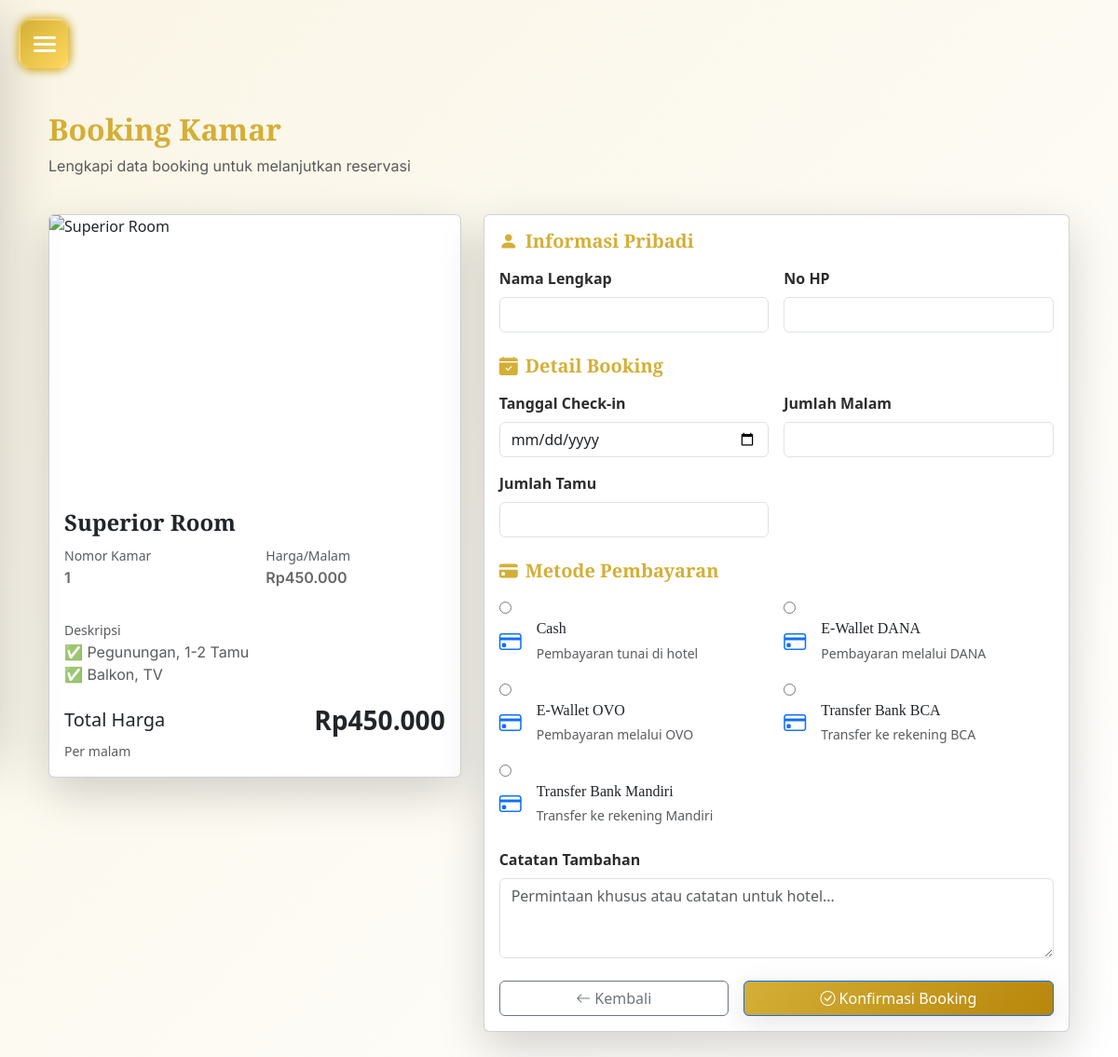
The page /user/booking.php?room_id=2 (signed in) on the database its author committed.
### tables this page shows
CREATE TABLE `rooms` (
  `id` int(11) NOT NULL,
  `nomor_kamar` varchar(10) NOT NULL,
  `tipe_kamar` varchar(50) NOT NULL,
  `harga_per_malam` decimal(10,2) NOT NULL,
  `deskripsi` text DEFAULT NULL,
  `foto` varchar(255) DEFAULT NULL,
  `kapasitas` int(11) DEFAULT 2,
  `status` enum('tersedia','terisi','maintenance') DEFAULT 'tersedia'
);

CREATE TABLE `metode_pembayaran` (
  `id` int(11) NOT NULL,
  `nama_metode` varchar(50) NOT NULL,
  `deskripsi` text DEFAULT NULL,
  `nomor_rekening` varchar(50) DEFAULT NULL,
  `atas_nama` varchar(100) DEFAULT NULL,
  `status` enum('aktif','nonaktif') DEFAULT 'aktif'
);

### user/booking.php (the view, shortened to what this page needs)
<?php
require '../config/koneksi.php';
$room_id = isset($_GET['room_id']) ? (int)$_GET['room_id'] : 0;
$query = "SELECT * FROM rooms WHERE id = $room_id AND status = 'tersedia'";
$result = mysqli_query($conn, $query);
$room = mysqli_fetch_assoc($result);
$payment_methods_query = "SELECT * FROM metode_pembayaran WHERE status = 'aktif' ORDER BY nama_metode";
$payment_methods = mysqli_query($conn, $payment_methods_query);
?>
<!DOCTYPE html>
<html lang="id">
<head>
    <link rel="stylesheet" href="../assets/style.css">
    <link href="https://cdn.jsdelivr.net/npm/bootstrap@5.3.0/dist/css/bootstrap.min.css" rel="stylesheet">
    <link href="https://cdn.jsdelivr.net/npm/bootstrap-icons@1.10.5/font/bootstrap-icons.css" rel="stylesheet">
    <link rel="stylesheet" href="https://cdnjs.cloudflare.com/ajax/libs/font-awesome/6.0.0-beta3/css/all.min.css">
</head>
<body>
    <?php require('sidebar.php'); ?>
<button class="hamburger-btn">
    <div class="hamburger-icon">
    </div>
</button>
<div class="main-content">
    <div class="container-fluid">
        <div class="row mb-4">
            <div class="col">
                <h2 class="fw-bold text-gold mb-2 fade-in-up">Booking Kamar</h2>
                <p class="text-muted fade-in-up">Lengkapi data booking untuk melanjutkan reservasi</p>
            </div>
        </div>
        <div class="row g-4">
            <div class="col-lg-5">
                <div class="card shadow-lg fade-in-up">
                    <img src="../assets/img/<?= strtolower(str_replace(' ', '', $room['tipe_kamar'])) ?>.jpg"
                         class="card-img-top" alt="<?= htmlspecialchars($room['tipe_kamar']) ?>"
                         style="height: 300px; object-fit: cover;">
                    <div class="card-body">
                        <h4 class="card-title text-gold fw-bold"><?= htmlspecialchars($room['tipe_kamar']); ?></h4>
                        <div class="row mb-3">
                            <div class="col-6">
                                <small class="text-muted">Nomor Kamar</small>
                                <p class="fw-semibold"><?= htmlspecialchars($room['nomor_kamar']); ?></p>
                            </div>
                            <div class="col-6">
                                <small class="text-muted">Harga/Malam</small>
                                <p class="fw-semibold">Rp<?= number_format($room['harga_per_malam'], 0, ',', '.'); ?></p>
                            </div>
                        </div>
                        <div class="mb-3">
                            <small class="text-muted">Deskripsi</small>
                            <p class="text-muted"><?= nl2br(htmlspecialchars($room['deskripsi'])); ?></p>
                        </div>
                        <div class="total-display">
                            <div class="d-flex justify-content-between align-items-center">
                                <span class="fs-5">Total Harga</span>
                                <span class="fs-3 fw-bold" id="total-price">Rp<?= number_format($room['harga_per_malam'], 0, ',', '.'); ?></span>
                            </div>
                            <small class="opacity-75">Per malam</small>
                        </div>
                    </div>
                </div>
            </div>
            <div class="col-lg-7">
                <div class="card shadow-lg fade-in-up">
                    <div class="card-body">
                        <form action="proses_booking.php" method="post" id="bookingForm">
                            <div class="mb-4">
                                <h5 class="text-gold fw-bold mb-3">
                                    <i class="bi bi-person-fill me-2"></i>Informasi Pribadi
                                </h5>
                                <div class="row g-3">
                                    <div class="col-md-6">
                                        <label for="nama" class="form-label">Nama Lengkap</label>
                                        <input type="text" name="nama" id="nama" class="form-control" required>
                                    </div>
                                    <div class="col-md-6">
                                        <label for="no_hp" class="form-label">No HP</label>
                                        <input type="text" name="no_hp" id="no_hp" class="form-control" required>
                                    </div>
                                </div>
                            </div>
                            <div class="mb-4">
                                <h5 class="text-gold fw-bold mb-3">
                                    <i class="bi bi-calendar-check-fill me-2"></i>Detail Booking
                                </h5>
                                <div class="row g-3">
                                    <div class="col-md-6">
                                        <label for="tanggal_checkin" class="form-label">Tanggal Check-in</label>
                                        <input type="date" name="tanggal_checkin" id="tanggal_checkin" class="form-control" required min="<?= date('Y-m-d') ?>">
                                    </div>
                                    <div class="col-md-6">
                                        <label for="jumlah_malam" class="form-label">Jumlah Malam</label>
                                        <input type="number" name="jumlah_malam" id="jumlah_malam" class="form-control" required min="1" max="30" onchange="calculateTotal()">
                                    </div>
                                    <div class="col-md-6">
                                        <label for="jumlah_tamu" class="form-label">Jumlah Tamu</label>
                                        <input type="number" name="jumlah_tamu" id="jumlah_tamu" class="form-control" required min="1" max="10">
                                    </div>
                                </div>
                            </div>
                            <div class="mb-4">
                                <h5 class="text-gold fw-bold mb-3">
                                    <i class="bi bi-credit-card-fill me-2"></i>Metode Pembayaran
                                </h5>
                                <?php if (mysqli_num_rows($payment_methods) > 0): ?>
                                    <div class="row g-3">
                                        <?php while ($method = mysqli_fetch_assoc($payment_methods)): ?>
                                            <div class="col-md-6">
                                                <div class="payment-method" onclick="selectPayment(this)">
                                                    <input type="radio" name="metode_pembayaran_id" value="<?= $method['id'] ?>" required>
                                                    <div class="d-flex align-items-center">
                                                        <i class="bi bi-credit-card text-primary me-3" style="font-size: 1.5rem;"></i>
                                                        <div>
                                                            <h6 class="mb-1"><?= htmlspecialchars($method['nama_metode']) ?></h6>
                                                            <small class="text-muted"><?= htmlspecialchars($method['deskripsi']) ?></small>
                                                        </div>
                                                    </div>
                                                </div>
                                            </div>
                                        <?php endwhile; ?>
                                    </div>
                                <?php else: ?>
                                    <div class="alert alert-warning">Tidak ada metode pembayaran yang tersedia saat ini.</div>
                                <?php endif; ?>
                            </div>
                            <div class="mb-4">
                                <label for="catatan" class="form-label">Catatan Tambahan</label>
                                <textarea name="catatan" id="catatan" class="form-control" rows="3"
                                          placeholder="Permintaan khusus atau catatan untuk hotel..."></textarea>
                            </div>
                            <div class="d-flex gap-3">
                                <a href="kamar.php" class="btn btn-outline-secondary flex-fill">
                                    <i class="bi bi-arrow-left me-1"></i>Kembali
                                </a>
                                <button type="submit" class="btn btn-primary flex-fill">
                                    <i class="bi bi-check-circle me-1"></i>Konfirmasi Booking
                                </button>
                            </div>
                        </form>
                    </div>
                </div>
            </div>
        </div>
    </div>
</div>
</body>
</html>

### assets/style.css (style rules this page uses)
:root { --primary-gold: #d4af37; --primary-dark: #1a1a1a; --primary-green: #2c5530; --accent-cream: #faf5e5; --text-dark: #2c2c2c; --text-light: #666666; --glass-bg: rgba(255, 255, 255, 0.1); --glass-border: rgba(255, 255, 255, 0.2); --shadow-soft: 0 8px 32px rgba(0, 0, 0, 0.1); --shadow-medium: 0 12px 48px rgba(0, 0, 0, 0.15); --shadow-strong: 0 20px 64px rgba(0, 0, 0, 0.2); --transition-smooth: all 0.4s cubic-bezier(0.4, 0, 0.2, 1); --transition-fast: all 0.2s ease; --border-radius: 16px; --border-radius-lg: 24px; }
* { margin: 0; padding: 0; box-sizing: border-box; }
html { scroll-behavior: smooth; }
body { font-family: "Inter", sans-serif; background: linear-gradient(135deg, var(--accent-cream) 0%, #ffffff 100%); color: var(--text-dark); line-height: 1.6; overflow-x: hidden; }
h1, h2, h3, h4, h5, h6 { font-family: "Playfair Display", serif; font-weight: 600; color: var(--primary-dark); margin-bottom: 1rem; }
h2 { font-size: 2.8rem; line-height: 1.3; }
h4 { font-size: 1.8rem; line-height: 1.4; }
h5 { font-size: 1.4rem; line-height: 1.5; }
h6 { font-size: 1.2rem; line-height: 1.5; }
p { font-family: "Inter", sans-serif; color: var(--text-light); margin-bottom: 1rem; }
.hamburger-btn { position: fixed; top: 30px; left: 30px; width: 60px; height: 60px; background: linear-gradient(135deg, var(--primary-gold), #b8860b); border: none; border-radius: 50%; cursor: pointer; z-index: 1001; display: flex; align-items: center; justify-content: center; box-shadow: var(--shadow-medium); transition: var(--transition-smooth); backdrop-filter: blur(10px); }
.hamburger-icon { width: 24px; height: 18px; position: relative; transform: rotate(0deg); transition: var(--transition-smooth); }
.main-content { margin-left: 0; min-height: 100vh; padding: 120px 40px 40px; transition: var(--transition-smooth); }
.form-control { border: 2px solid rgba(0, 0, 0, 0.1); border-radius: 12px; padding: 15px 20px; font-size: 1rem; transition: var(--transition-fast); background: rgba(255, 255, 255, 0.9); }
.form-label { font-weight: 600; color: var(--text-dark); margin-bottom: 8px; }
.btn { border-radius: 12px; padding: 15px 30px; font-weight: 600; font-size: 1rem; transition: var(--transition-fast); border: none; cursor: pointer; }
.btn-primary { background: linear-gradient(135deg, var(--primary-gold), #b8860b); color: white; box-shadow: var(--shadow-soft); }
.card { border: none; border-radius: var(--border-radius); box-shadow: var(--shadow-soft); transition: var(--transition-smooth); background: white; overflow: hidden; }
.card-body { padding: 25px; }
.text-gold { color: var(--primary-gold); }
.fade-in-up { animation: fadeInUp 0.6s ease-out; }

### assets/css/hamburger-user.css (style rules this page uses)
:root { --bg-primary: #1c1c28; --bg-secondary: #181823; --card-bg: #23232e; --card-bg-lighter: #26263a; --primary-accent: #d4af37; --primary-accent-hover: #ffd95e; --secondary-accent-soft-purple: #9e8cfc; --secondary-accent-sky-blue: #6fc1ff; --text-primary: #ffffff; --text-secondary: #a0a0b0; --text-muted: #c0c0c0; --success-color: #4cd964; --danger-color: #ff5c5c; --border-accent: #2e2e40; --border-table: #2e2e40; }
.hamburger-btn { position: fixed; top: 20px; left: 20px; z-index: 9999; width: 55px; height: 55px; background: linear-gradient( 135deg, var(--primary-accent) 0%, var(--primary-accent-hover) 100% ); border: none; border-radius: 15px; cursor: pointer; display: flex; align-items: center; justify-content: center; box-shadow: 0 4px 15px rgba(244, 196, 48, 0.3); transition: all 0.3s ease; overflow: hidden; backdrop-filter: blur(8px); border: 2px solid rgba(255, 255, 255, 0.15); }
.main-content { transition: filter 0.3s ease; }
.hamburger-btn { box-shadow: 0 0 10px rgba(212, 175, 55, 0.8) !important; }

### rows shown on the page
rooms: tipe_kamar "Superior Room", nomor_kamar "1", harga_per_malam "450.000", deskripsi "✅ Pegunungan, 1-2 Tamu ✅ Balkon, TV"
metode_pembayaran: nama_metode "Cash", deskripsi "Pembayaran tunai di hotel"
metode_pembayaran: nama_metode "E-Wallet DANA", deskripsi "Pembayaran melalui DANA"
metode_pembayaran: nama_metode "E-Wallet OVO", deskripsi "Pembayaran melalui OVO"
metode_pembayaran: nama_metode "Transfer Bank BCA", deskripsi "Transfer ke rekening BCA"
metode_pembayaran: nama_metode "Transfer Bank Mandiri", deskripsi "Transfer ke rekening Mandiri"
